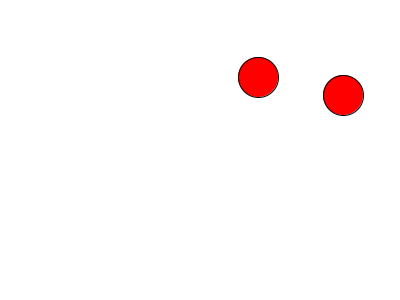
Frame 1 (no input)
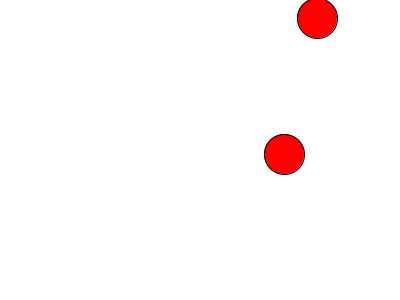
Frame 60 (the mouse pressed at the canvas centre just before this capture)
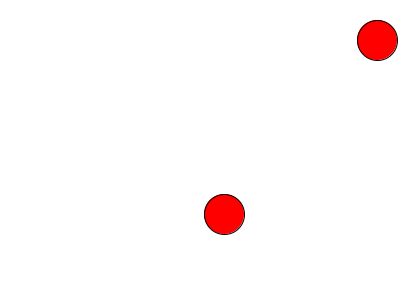
Frame 120 (the mouse held since frame 60 and released just before this capture)

The Processing sketch that drew these frames (run headless with seeded random() and noise(); from frame 60 on, the mouse is pressed at the canvas centre):

// Processing sketch: sample
// ── sample.pde
Ball[] objs;

void setup(){
  size(400,300);
  objs = new Ball[2];
  for( int i = 0; i < objs.length; i++ ){
    objs[i] = new Ball();
  }
}

void draw(){
  background(255,255,255);
  for( int i = 0; i < objs.length; i++ ){
    objs[i].paint();
  }  
}

void mousePressed(){
  for( int i = 0; i < objs.length; i++ ){
    objs[i].hit();
  }  
}

// ── Ball.pde
class Ball {
  int r, x, y, dx, dy;
  
  Ball(){
    r = 40;
    x = (int)random(width);
    y = (int)random(height);
    if ( random(1) > 0.5 ){
      dx = 1;
    }
    else{
      dx = -1;
    }
    if ( random(1) > 0.5 ){
      dy = 1;
    }
    else{
      dy = -1;
    }
  }
  
  void paint(){
    fill(255, 0, 0);
    ellipse(x, y, r, r);
    x += dx;
    y += dy;
    if ( x < 0 || x > width ){
      dx *= -1;
    }
    if ( y < 0 || y > height ){
      dy *= -1;
    }
  }
  
  void hit(){
    if ( (mouseX-x)*(mouseX-x) + (mouseY-y)*(mouseY-y) < r*r ){
      dx *= 2;
      dy *= 2;
    }
  }
}

// ── Ellipse.pde
class Ellipse extends Figure {
  int w, h;
  
  Ellipse(){
    super();
    w = 70;
    h = 40;
  }
  
  void paint(){
    fill(255, 255, 0);
    ellipse(x, y, w, h);
    x += dx;
    y += dy;
    if ( x < 0 || x > width ){
      dx *= -1;
    }
    if ( y < 0 || y > height ){
      dy *= -1;
    }
  }
  
  void hit(){
    if ( (mouseX-x)*(mouseX-x) + (mouseY-y)*(mouseY-y) < w*h ){
      dx *= 2;
      dy *= 2;
    }
  }
}

// ── Figure.pde
class Figure {
  int x, y, dx, dy;
  
  Figure(){
    x = (int)random(width);
    y = (int)random(height);
    if ( random(1) > 0.5 ){
      dx = 1;
    }
    else{
      dx = -1;
    }
    if ( random(1) > 0.5 ){
      dy = 1;
    }
    else{
      dy = -1;
    }
  }
  
  void paint(){
  }
    
  void hit(){
  } 
}

// ── Rect.pde
class Rect extends Figure {
  int w, h;
  
  Rect(){
    super();
    w = 60;
    h = 50;
  }
  
  void paint(){
    fill(0, 255, 255);
    rect(x-w/2, y-h/2, w, h);
    x += dx;
    y += dy;
    if ( x < 0 || x > width ){
      dx *= -1;
    }
    if ( y < 0 || y > height ){
      dy *= -1;
    }
  }
  
  void hit(){
    if ( (mouseX-x)*(mouseX-x) < w*w && (mouseY-y)*(mouseY-y) < h*h ){
      dx *= 2;
      dy *= 2;
    }
  }
}
